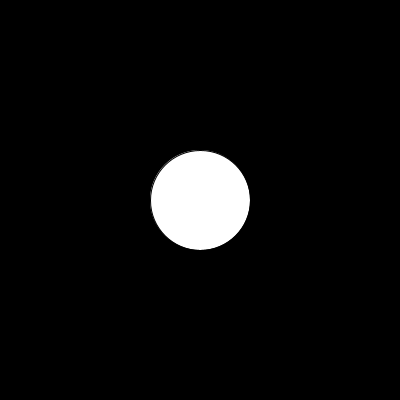
Frame 1 (no input)
Frame 60 (the mouse pressed at the canvas centre just before this capture): identical to frame 1, image omitted
Frame 120 (the mouse held since frame 60 and released just before this capture): identical to frame 1, image omitted

The Processing sketch that drew this single still picture (run headless with seeded random() and noise(); from frame 60 on, the mouse is pressed at the canvas centre):

// Processing sketch: hello
// ── hello.pde
//
// hello.pde
//


void setup()
{
    size(400, 400);
}

void draw()
{
    background(0);
    ellipse(200, 200, 100, 100);
}
